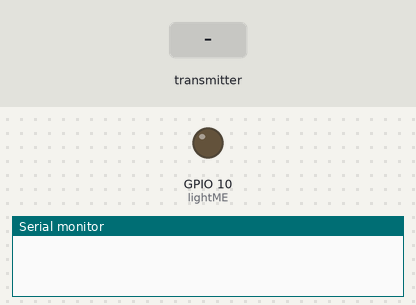
Bench run of a sketch on a simulated Seeed XIAO ESP32-C3. Shown: output pins drawn as LEDs (lit = HIGH), the last lines printed to the serial monitor. Inputs (shaded band) come from the test bench.

Above: at 1.2 s.
1.3 s: the transmitter starts sending lightsOn = 1024
At 2.4 s:
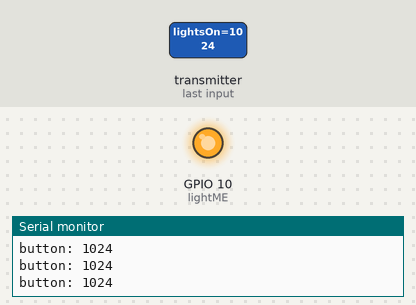
2.8 s: the transmitter starts sending lightsOn = 0
At 3.5 s:
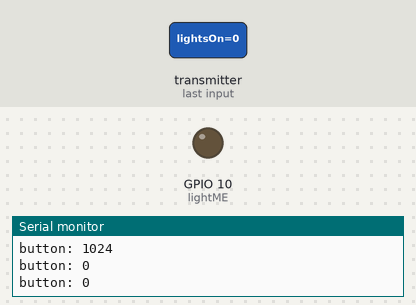
4.3 s: the transmitter starts sending lightsOn = 2048
At 4.7 s:
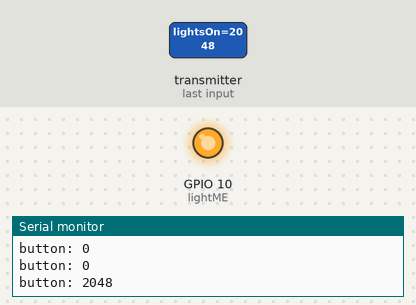
Timing chart, 0 to 7.3 s (numbered marks = the images above; inputs shaded):
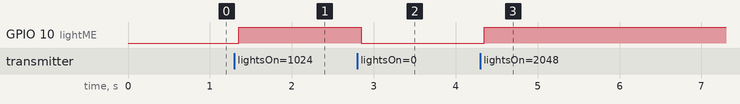

Measured:
- after the input at 1.3 s, GPIO 10 (lightME): LOW → HIGH after 0.05 s
- after the input at 2.8 s, GPIO 10 (lightME): HIGH → LOW after 0.05 s
- after the input at 4.3 s, GPIO 10 (lightME): LOW → HIGH after 0.05 s

The sketch:

reciever_LED.ino
```cpp
#include <esp_now.h>
#include <WiFi.h>

const int lightME = 10; // LEDを接続するピン番号を定義

int lightsOn; // 受信したデータを格納するための変数

// データを受信したときに実行されるコールバック関数
void OnDataRecv(const uint8_t *mac, const uint8_t *incomingData, int len) {
  // 受信データをlightsOn変数にコピー
  memcpy(&lightsOn, incomingData, sizeof(lightsOn));
  // シリアルモニタに受信したデータを表示
  Serial.print("button: ");
  Serial.println(lightsOn);
  // LEDの状態を受信したデータに基づいて変更
  digitalWrite(lightME, lightsOn);
}

void setup() {
  // シリアルモニタを初期化、通信速度115200bps
  Serial.begin(115200);
  // LEDピンを出力モードに設定
  pinMode(lightME, OUTPUT);

  // デバイスをWi-Fiステーションモードに設定
  WiFi.mode(WIFI_STA);

  // ESP-NOWの初期化
  if (esp_now_init() != ESP_OK) {
    // 初期化に失敗した場合、エラーメッセージを表示
    Serial.println("Error initializing ESP-NOW");
    return; // 初期化失敗時は関数を終了
  }

  // ESP-NOWの受信コールバック関数を登録
  esp_now_register_recv_cb(OnDataRecv);
}

void loop() {
  // ループは特に何もしない（全ての処理はコールバック関数で行う）
}
```
